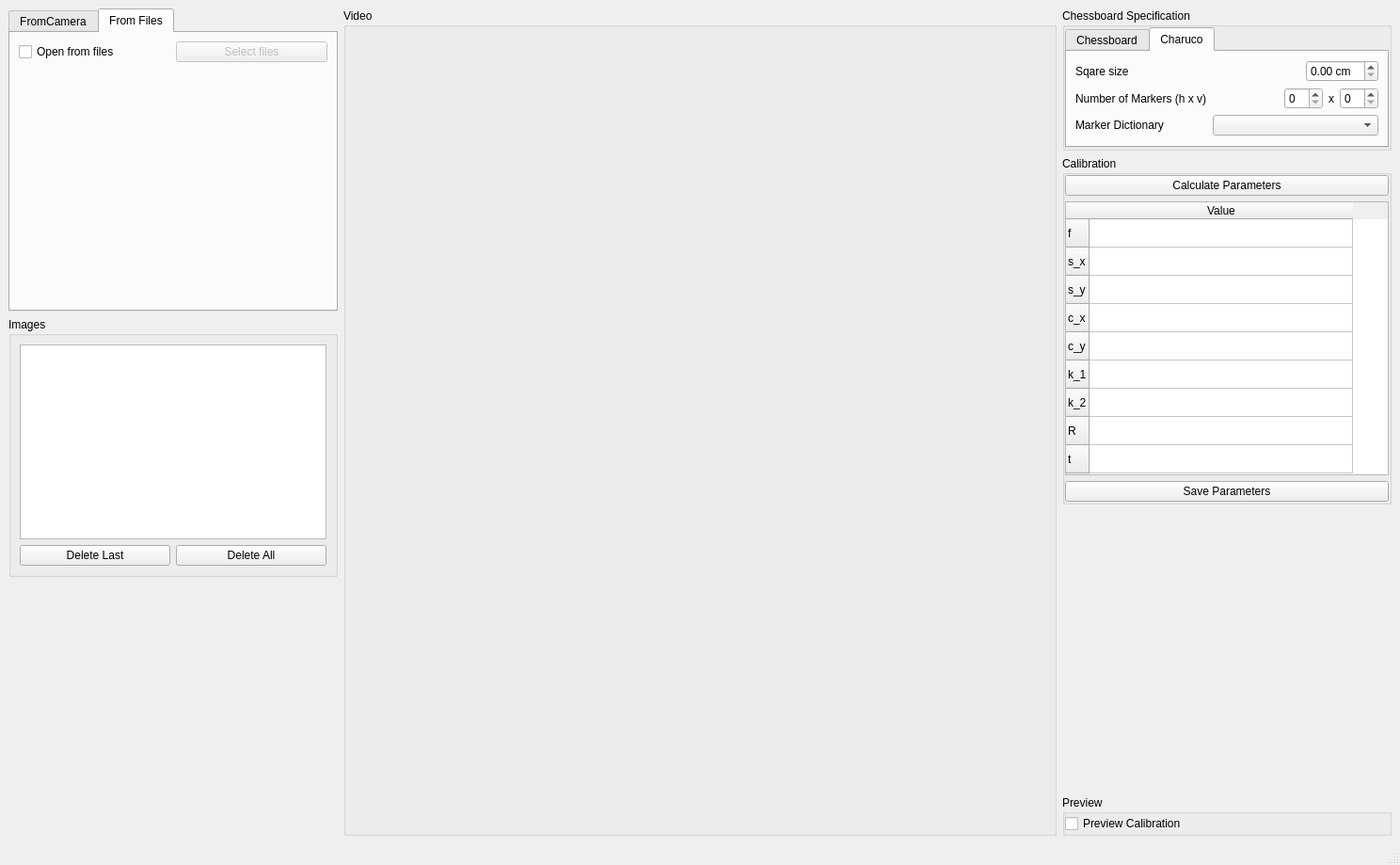
<?xml version="1.0" encoding="UTF-8"?>
<ui version="4.0">
 <class>MainWindow</class>
 <widget class="QMainWindow" name="MainWindow">
  <property name="geometry">
   <rect>
    <x>0</x>
    <y>0</y>
    <width>1488</width>
    <height>919</height>
   </rect>
  </property>
  <property name="windowTitle">
   <string>Camera Calibration Tool</string>
  </property>
  <property name="windowIcon">
   <iconset>
    <normaloff>../../srd_tools/camera_calibration_tool/data/camera_icon.svg</normaloff>../../srd_tools/camera_calibration_tool/data/camera_icon.svg</iconset>
  </property>
  <property name="autoFillBackground">
   <bool>false</bool>
  </property>
  <property name="styleSheet">
   <string notr="true"/>
  </property>
  <property name="tabShape">
   <enum>QTabWidget::Rounded</enum>
  </property>
  <property name="dockNestingEnabled">
   <bool>false</bool>
  </property>
  <widget class="QWidget" name="centralwidget">
   <layout class="QGridLayout" name="gridLayout">
    <item row="0" column="1">
     <layout class="QHBoxLayout" name="horizontalLayout_central">
      <property name="sizeConstraint">
       <enum>QLayout::SetDefaultConstraint</enum>
      </property>
      <item>
       <layout class="QVBoxLayout" name="verticalLayout_left">
        <item>
         <widget class="QTabWidget" name="tabWidget_source">
          <property name="maximumSize">
           <size>
            <width>350</width>
            <height>16777215</height>
           </size>
          </property>
          <property name="currentIndex">
           <number>1</number>
          </property>
          <widget class="QWidget" name="FromCameraTab">
           <attribute name="title">
            <string>FromCamera</string>
           </attribute>
           <layout class="QGridLayout" name="gridLayout_9">
            <item row="0" column="0">
             <layout class="QVBoxLayout" name="verticalLayout_capture">
              <item>
               <widget class="QGroupBox" name="groupBox_2">
                <property name="title">
                 <string>Camera</string>
                </property>
                <layout class="QGridLayout" name="gridLayout_2">
                 <property name="leftMargin">
                  <number>0</number>
                 </property>
                 <property name="topMargin">
                  <number>0</number>
                 </property>
                 <property name="rightMargin">
                  <number>0</number>
                 </property>
                 <property name="bottomMargin">
                  <number>0</number>
                 </property>
                 <property name="horizontalSpacing">
                  <number>6</number>
                 </property>
                 <property name="verticalSpacing">
                  <number>0</number>
                 </property>
                 <item row="0" column="0">
                  <widget class="QComboBox" name="comboBox_camera">
                   <property name="statusTip">
                    <string>Choose a camera</string>
                   </property>
                   <property name="whatsThis">
                    <string>hello</string>
                   </property>
                  </widget>
                 </item>
                 <item row="0" column="1">
                  <widget class="QPushButton" name="pushButton_camera_search">
                   <property name="sizePolicy">
                    <sizepolicy hsizetype="Fixed" vsizetype="Fixed">
                     <horstretch>0</horstretch>
                     <verstretch>0</verstretch>
                    </sizepolicy>
                   </property>
                   <property name="maximumSize">
                    <size>
                     <width>16777215</width>
                     <height>23</height>
                    </size>
                   </property>
                   <property name="statusTip">
                    <string>Refresh cameras</string>
                   </property>
                   <property name="text">
                    <string/>
                   </property>
                   <property name="icon">
                    <iconset>
                     <normaloff>../../srd_tools/camera_calibration_tool/data/refresh_icon.svg</normaloff>../../srd_tools/camera_calibration_tool/data/refresh_icon.svg</iconset>
                   </property>
                  </widget>
                 </item>
                </layout>
               </widget>
              </item>
              <item>
               <widget class="QGroupBox" name="groupBox_4">
                <property name="title">
                 <string>Save Images</string>
                </property>
                <layout class="QGridLayout" name="gridLayout_10">
                 <property name="leftMargin">
                  <number>0</number>
                 </property>
                 <property name="topMargin">
                  <number>0</number>
                 </property>
                 <property name="rightMargin">
                  <number>0</number>
                 </property>
                 <property name="bottomMargin">
                  <number>0</number>
                 </property>
                 <property name="horizontalSpacing">
                  <number>6</number>
                 </property>
                 <property name="verticalSpacing">
                  <number>0</number>
                 </property>
                 <item row="0" column="0" alignment="Qt::AlignHCenter">
                  <widget class="QCheckBox" name="checkBox_save_images">
                   <property name="maximumSize">
                    <size>
                     <width>23</width>
                     <height>23</height>
                    </size>
                   </property>
                   <property name="text">
                    <string/>
                   </property>
                  </widget>
                 </item>
                 <item row="0" column="2">
                  <widget class="QLineEdit" name="lineEdit_path">
                   <property name="enabled">
                    <bool>false</bool>
                   </property>
                   <property name="sizePolicy">
                    <sizepolicy hsizetype="Preferred" vsizetype="Fixed">
                     <horstretch>0</horstretch>
                     <verstretch>0</verstretch>
                    </sizepolicy>
                   </property>
                   <property name="minimumSize">
                    <size>
                     <width>200</width>
                     <height>0</height>
                    </size>
                   </property>
                   <property name="statusTip">
                    <string>Path to folder images will be saved to</string>
                   </property>
                   <property name="whatsThis">
                    <string>hello</string>
                   </property>
                  </widget>
                 </item>
                 <item row="0" column="3">
                  <widget class="QPushButton" name="pushButton_path_window">
                   <property name="sizePolicy">
                    <sizepolicy hsizetype="Fixed" vsizetype="Fixed">
                     <horstretch>0</horstretch>
                     <verstretch>0</verstretch>
                    </sizepolicy>
                   </property>
                   <property name="maximumSize">
                    <size>
                     <width>100</width>
                     <height>50</height>
                    </size>
                   </property>
                   <property name="statusTip">
                    <string>Open folder selection dialog</string>
                   </property>
                   <property name="text">
                    <string>Select path</string>
                   </property>
                   <property name="iconSize">
                    <size>
                     <width>0</width>
                     <height>0</height>
                    </size>
                   </property>
                  </widget>
                 </item>
                </layout>
               </widget>
              </item>
              <item>
               <widget class="QGroupBox" name="groupBox_5">
                <property name="title">
                 <string>Autotimer</string>
                </property>
                <layout class="QGridLayout" name="gridLayout_11">
                 <property name="leftMargin">
                  <number>0</number>
                 </property>
                 <property name="topMargin">
                  <number>0</number>
                 </property>
                 <property name="rightMargin">
                  <number>0</number>
                 </property>
                 <property name="bottomMargin">
                  <number>0</number>
                 </property>
                 <item row="2" column="0">
                  <widget class="QPushButton" name="pushButton_start_autotimer">
                   <property name="text">
                    <string>Start Auto Capture</string>
                   </property>
                  </widget>
                 </item>
                 <item row="1" column="0">
                  <widget class="QLabel" name="label_delay_seconds">
                   <property name="text">
                    <string>Delay:</string>
                   </property>
                  </widget>
                 </item>
                 <item row="0" column="0">
                  <widget class="QLabel" name="label_img_no">
                   <property name="text">
                    <string>Number of Images:</string>
                   </property>
                  </widget>
                 </item>
                 <item row="2" column="1">
                  <widget class="QProgressBar" name="progressBar_img_cnt">
                   <property name="maximumSize">
                    <size>
                     <width>100</width>
                     <height>16777215</height>
                    </size>
                   </property>
                   <property name="maximum">
                    <number>20</number>
                   </property>
                   <property name="value">
                    <number>0</number>
                   </property>
                   <property name="format">
                    <string>%v</string>
                   </property>
                  </widget>
                 </item>
                 <item row="1" column="1">
                  <widget class="QSpinBox" name="spinBox_delay_seconds">
                   <property name="maximumSize">
                    <size>
                     <width>100</width>
                     <height>16777215</height>
                    </size>
                   </property>
                   <property name="alignment">
                    <set>Qt::AlignRight|Qt::AlignTrailing|Qt::AlignVCenter</set>
                   </property>
                   <property name="buttonSymbols">
                    <enum>QAbstractSpinBox::UpDownArrows</enum>
                   </property>
                   <property name="suffix">
                    <string>s</string>
                   </property>
                   <property name="minimum">
                    <number>5</number>
                   </property>
                   <property name="maximum">
                    <number>60</number>
                   </property>
                   <property name="singleStep">
                    <number>5</number>
                   </property>
                  </widget>
                 </item>
                 <item row="0" column="1">
                  <widget class="QSpinBox" name="spinBox_img_no">
                   <property name="minimumSize">
                    <size>
                     <width>50</width>
                     <height>0</height>
                    </size>
                   </property>
                   <property name="maximumSize">
                    <size>
                     <width>100</width>
                     <height>16777215</height>
                    </size>
                   </property>
                   <property name="statusTip">
                    <string>Select number of images to take</string>
                   </property>
                   <property name="alignment">
                    <set>Qt::AlignRight|Qt::AlignTrailing|Qt::AlignVCenter</set>
                   </property>
                  </widget>
                 </item>
                </layout>
               </widget>
              </item>
              <item>
               <widget class="QGroupBox" name="groupBox_6">
                <property name="title">
                 <string>ManualCapture</string>
                </property>
                <layout class="QHBoxLayout" name="_2">
                 <item>
                  <widget class="QPushButton" name="pushButton_capture">
                   <property name="statusTip">
                    <string>Capture image (if &gt;Save Images&lt; is activated this will automatically save the image to the specified path)</string>
                   </property>
                   <property name="text">
                    <string>Capture</string>
                   </property>
                  </widget>
                 </item>
                </layout>
               </widget>
              </item>
             </layout>
            </item>
           </layout>
          </widget>
          <widget class="QWidget" name="FromFileTab">
           <attribute name="title">
            <string>From Files</string>
           </attribute>
           <layout class="QGridLayout" name="gridLayout_8">
            <item row="0" column="0">
             <layout class="QHBoxLayout" name="horizontalLayout">
              <property name="sizeConstraint">
               <enum>QLayout::SetMinimumSize</enum>
              </property>
              <item>
               <widget class="QCheckBox" name="checkBox_use_saved_images">
                <property name="statusTip">
                 <string>Open already taken images for the calibration</string>
                </property>
                <property name="text">
                 <string>Open from files</string>
                </property>
               </widget>
              </item>
              <item>
               <widget class="QPushButton" name="pushButton_select_images">
                <property name="enabled">
                 <bool>false</bool>
                </property>
                <property name="statusTip">
                 <string>Select image files for the calibration</string>
                </property>
                <property name="text">
                 <string>Select files</string>
                </property>
               </widget>
              </item>
             </layout>
            </item>
            <item row="1" column="0">
             <spacer name="verticalSpacer_2">
              <property name="orientation">
               <enum>Qt::Vertical</enum>
              </property>
              <property name="sizeHint" stdset="0">
               <size>
                <width>20</width>
                <height>40</height>
               </size>
              </property>
             </spacer>
            </item>
           </layout>
          </widget>
         </widget>
        </item>
        <item>
         <widget class="QGroupBox" name="groupBox_images">
          <property name="maximumSize">
           <size>
            <width>350</width>
            <height>16777215</height>
           </size>
          </property>
          <property name="title">
           <string>Images</string>
          </property>
          <layout class="QGridLayout" name="gridLayout_5">
           <item row="3" column="0">
            <widget class="QListWidget" name="listWidget_imgs">
             <property name="sizePolicy">
              <sizepolicy hsizetype="Expanding" vsizetype="Expanding">
               <horstretch>0</horstretch>
               <verstretch>0</verstretch>
              </sizepolicy>
             </property>
            </widget>
           </item>
           <item row="4" column="0">
            <layout class="QHBoxLayout" name="horizontalLayout_delete_buttons">
             <item>
              <widget class="QPushButton" name="pushButton_delete_last">
               <property name="text">
                <string>Delete Last</string>
               </property>
              </widget>
             </item>
             <item>
              <widget class="QPushButton" name="pushButton_delete_all">
               <property name="text">
                <string>Delete All</string>
               </property>
              </widget>
             </item>
            </layout>
           </item>
          </layout>
         </widget>
        </item>
        <item>
         <spacer name="verticalSpacer">
          <property name="orientation">
           <enum>Qt::Vertical</enum>
          </property>
          <property name="sizeHint" stdset="0">
           <size>
            <width>20</width>
            <height>40</height>
           </size>
          </property>
         </spacer>
        </item>
       </layout>
      </item>
      <item>
       <widget class="QGroupBox" name="groupBox_Video">
        <property name="statusTip">
         <string/>
        </property>
        <property name="title">
         <string>Video</string>
        </property>
        <layout class="QGridLayout" name="gridLayout_4">
         <item row="0" column="1">
          <widget class="QLabel" name="cameraView">
           <property name="sizePolicy">
            <sizepolicy hsizetype="Expanding" vsizetype="Preferred">
             <horstretch>0</horstretch>
             <verstretch>0</verstretch>
            </sizepolicy>
           </property>
           <property name="maximumSize">
            <size>
             <width>1280</width>
             <height>1280</height>
            </size>
           </property>
           <property name="text">
            <string/>
           </property>
          </widget>
         </item>
        </layout>
       </widget>
      </item>
      <item>
       <layout class="QVBoxLayout" name="verticalLayout_right">
        <item>
         <widget class="QGroupBox" name="groupBox_chessboard">
          <property name="sizePolicy">
           <sizepolicy hsizetype="Preferred" vsizetype="Fixed">
            <horstretch>0</horstretch>
            <verstretch>0</verstretch>
           </sizepolicy>
          </property>
          <property name="maximumSize">
           <size>
            <width>350</width>
            <height>16777215</height>
           </size>
          </property>
          <property name="title">
           <string>Chessboard Specification</string>
          </property>
          <layout class="QGridLayout" name="gridLayout_3">
           <property name="leftMargin">
            <number>0</number>
           </property>
           <property name="topMargin">
            <number>0</number>
           </property>
           <property name="rightMargin">
            <number>0</number>
           </property>
           <property name="bottomMargin">
            <number>0</number>
           </property>
           <item row="1" column="0">
            <layout class="QVBoxLayout" name="verticalLayout_chessboard"/>
           </item>
           <item row="0" column="0">
            <widget class="QTabWidget" name="tabWidget_calibration">
             <property name="currentIndex">
              <number>1</number>
             </property>
             <widget class="QWidget" name="tab_chessboard">
              <attribute name="title">
               <string>Chessboard</string>
              </attribute>
              <layout class="QGridLayout" name="gridLayout_12">
               <item row="0" column="0">
                <layout class="QGridLayout" name="gridLayout_chessboard">
                 <item row="1" column="3">
                  <layout class="QHBoxLayout" name="horizontalLayout_7">
                   <item>
                    <spacer name="horizontalSpacer_5">
                     <property name="orientation">
                      <enum>Qt::Horizontal</enum>
                     </property>
                     <property name="sizeHint" stdset="0">
                      <size>
                       <width>40</width>
                       <height>20</height>
                      </size>
                     </property>
                    </spacer>
                   </item>
                   <item>
                    <widget class="QDoubleSpinBox" name="doubleSpinBox_sqare_size">
                     <property name="suffix">
                      <string> cm</string>
                     </property>
                    </widget>
                   </item>
                  </layout>
                 </item>
                 <item row="1" column="0">
                  <widget class="QLabel" name="label_square_size">
                   <property name="text">
                    <string>Square Size:</string>
                   </property>
                  </widget>
                 </item>
                 <item row="2" column="0">
                  <widget class="QLabel" name="label_square_no">
                   <property name="text">
                    <string>Number of Squares (h x v):</string>
                   </property>
                  </widget>
                 </item>
                 <item row="2" column="3">
                  <layout class="QHBoxLayout" name="horizontalLayout_8">
                   <item>
                    <spacer name="horizontalSpacer_4">
                     <property name="orientation">
                      <enum>Qt::Horizontal</enum>
                     </property>
                     <property name="sizeHint" stdset="0">
                      <size>
                       <width>40</width>
                       <height>20</height>
                      </size>
                     </property>
                    </spacer>
                   </item>
                   <item>
                    <widget class="QSpinBox" name="spinBox_chessboard_no_squares_h"/>
                   </item>
                   <item>
                    <widget class="QLabel" name="label_x">
                     <property name="sizePolicy">
                      <sizepolicy hsizetype="Fixed" vsizetype="Fixed">
                       <horstretch>0</horstretch>
                       <verstretch>0</verstretch>
                      </sizepolicy>
                     </property>
                     <property name="text">
                      <string>x</string>
                     </property>
                    </widget>
                   </item>
                   <item>
                    <widget class="QSpinBox" name="spinBox_chessboard_no_squares_v"/>
                   </item>
                  </layout>
                 </item>
                </layout>
               </item>
              </layout>
             </widget>
             <widget class="QWidget" name="tab_charuco">
              <attribute name="title">
               <string>Charuco</string>
              </attribute>
              <layout class="QGridLayout" name="gridLayout_13">
               <item row="0" column="0">
                <widget class="QLabel" name="label">
                 <property name="text">
                  <string>Sqare size</string>
                 </property>
                </widget>
               </item>
               <item row="2" column="0">
                <widget class="QLabel" name="label_3">
                 <property name="text">
                  <string>Number of Markers (h x v)</string>
                 </property>
                </widget>
               </item>
               <item row="2" column="1">
                <layout class="QHBoxLayout" name="horizontalLayout_2">
                 <item>
                  <spacer name="horizontalSpacer">
                   <property name="orientation">
                    <enum>Qt::Horizontal</enum>
                   </property>
                   <property name="sizeHint" stdset="0">
                    <size>
                     <width>40</width>
                     <height>20</height>
                    </size>
                   </property>
                  </spacer>
                 </item>
                 <item>
                  <widget class="QSpinBox" name="spinBox_charuco_no_markers_h"/>
                 </item>
                 <item>
                  <widget class="QLabel" name="label_2">
                   <property name="text">
                    <string>x</string>
                   </property>
                  </widget>
                 </item>
                 <item>
                  <widget class="QSpinBox" name="spinBox_charuco_no_markers_v"/>
                 </item>
                </layout>
               </item>
               <item row="3" column="1">
                <widget class="QComboBox" name="comboBox_marker_dict">
                 <property name="currentText">
                  <string/>
                 </property>
                 <item>
                  <property name="text">
                   <string/>
                  </property>
                 </item>
                 <item>
                  <property name="text">
                   <string>DICT_4X4_50</string>
                  </property>
                 </item>
                 <item>
                  <property name="text">
                   <string>DICT_4X4_100</string>
                  </property>
                 </item>
                 <item>
                  <property name="text">
                   <string>DICT_4X4_250</string>
                  </property>
                 </item>
                 <item>
                  <property name="text">
                   <string>DICT_4X4_1000</string>
                  </property>
                 </item>
                 <item>
                  <property name="text">
                   <string>DICT_5X5_50</string>
                  </property>
                 </item>
                 <item>
                  <property name="text">
                   <string>DICT_5X5_100</string>
                  </property>
                 </item>
                 <item>
                  <property name="text">
                   <string>DICT_5X5_250</string>
                  </property>
                 </item>
                 <item>
                  <property name="text">
                   <string>DICT_5X5_1000</string>
                  </property>
                 </item>
                 <item>
                  <property name="text">
                   <string>DICT_6X6_50</string>
                  </property>
                 </item>
                 <item>
                  <property name="text">
                   <string>DICT_6X6_100</string>
                  </property>
                 </item>
                 <item>
                  <property name="text">
                   <string>DICT_6X6_250</string>
                  </property>
                 </item>
                 <item>
                  <property name="text">
                   <string>DICT_6X6_1000</string>
                  </property>
                 </item>
                 <item>
                  <property name="text">
                   <string>DICT_7X7_50</string>
                  </property>
                 </item>
                 <item>
                  <property name="text">
                   <string>DICT_7X7_100</string>
                  </property>
                 </item>
                 <item>
                  <property name="text">
                   <string>DICT_7X7_250</string>
                  </property>
                 </item>
                 <item>
                  <property name="text">
                   <string>DICT_7X7_1000</string>
                  </property>
                 </item>
                </widget>
               </item>
               <item row="3" column="0">
                <widget class="QLabel" name="label_4">
                 <property name="text">
                  <string>Marker Dictionary</string>
                 </property>
                </widget>
               </item>
               <item row="0" column="1">
                <layout class="QHBoxLayout" name="horizontalLayout_3">
                 <item>
                  <spacer name="horizontalSpacer_2">
                   <property name="orientation">
                    <enum>Qt::Horizontal</enum>
                   </property>
                   <property name="sizeHint" stdset="0">
                    <size>
                     <width>40</width>
                     <height>20</height>
                    </size>
                   </property>
                  </spacer>
                 </item>
                 <item>
                  <widget class="QDoubleSpinBox" name="doubleSpinBox_marker_size">
                   <property name="suffix">
                    <string> cm</string>
                   </property>
                  </widget>
                 </item>
                </layout>
               </item>
              </layout>
             </widget>
            </widget>
           </item>
          </layout>
         </widget>
        </item>
        <item>
         <widget class="QGroupBox" name="groupBox_calibration">
          <property name="maximumSize">
           <size>
            <width>350</width>
            <height>16777215</height>
           </size>
          </property>
          <property name="title">
           <string>Calibration</string>
          </property>
          <layout class="QGridLayout" name="gridLayout_7">
           <property name="leftMargin">
            <number>0</number>
           </property>
           <property name="topMargin">
            <number>0</number>
           </property>
           <property name="rightMargin">
            <number>0</number>
           </property>
           <property name="bottomMargin">
            <number>0</number>
           </property>
           <item row="0" column="0">
            <layout class="QVBoxLayout" name="verticalLayout_calibration">
             <item>
              <widget class="QPushButton" name="pushButton_determ_param">
               <property name="statusTip">
                <string>Calculate camera paramters from calibration images</string>
               </property>
               <property name="text">
                <string>Calculate Parameters</string>
               </property>
              </widget>
             </item>
             <item>
              <widget class="QTableWidget" name="tableWidget_parameters">
               <property name="sizePolicy">
                <sizepolicy hsizetype="Expanding" vsizetype="Fixed">
                 <horstretch>0</horstretch>
                 <verstretch>0</verstretch>
                </sizepolicy>
               </property>
               <property name="minimumSize">
                <size>
                 <width>0</width>
                 <height>291</height>
                </size>
               </property>
               <property name="accessibleDescription">
                <string>hello</string>
               </property>
               <property name="selectionMode">
                <enum>QAbstractItemView::SingleSelection</enum>
               </property>
               <property name="gridStyle">
                <enum>Qt::SolidLine</enum>
               </property>
               <attribute name="horizontalHeaderCascadingSectionResizes">
                <bool>false</bool>
               </attribute>
               <attribute name="horizontalHeaderDefaultSectionSize">
                <number>280</number>
               </attribute>
               <attribute name="horizontalHeaderStretchLastSection">
                <bool>false</bool>
               </attribute>
               <row>
                <property name="text">
                 <string>f</string>
                </property>
               </row>
               <row>
                <property name="text">
                 <string>s_x</string>
                </property>
               </row>
               <row>
                <property name="text">
                 <string>s_y</string>
                </property>
               </row>
               <row>
                <property name="text">
                 <string>c_x</string>
                </property>
               </row>
               <row>
                <property name="text">
                 <string>c_y</string>
                </property>
               </row>
               <row>
                <property name="text">
                 <string>k_1</string>
                </property>
               </row>
               <row>
                <property name="text">
                 <string>k_2</string>
                </property>
               </row>
               <row>
                <property name="text">
                 <string>R</string>
                </property>
               </row>
               <row>
                <property name="text">
                 <string>t</string>
                </property>
               </row>
               <column>
                <property name="text">
                 <string>Value</string>
                </property>
               </column>
               <item row="0" column="0">
                <property name="text">
                 <string/>
                </property>
                <property name="flags">
                 <set>ItemIsSelectable|ItemIsDragEnabled|ItemIsDropEnabled|ItemIsUserCheckable|ItemIsEnabled</set>
                </property>
               </item>
               <item row="1" column="0">
                <property name="text">
                 <string/>
                </property>
                <property name="flags">
                 <set>ItemIsSelectable|ItemIsDragEnabled|ItemIsDropEnabled|ItemIsUserCheckable|ItemIsEnabled</set>
                </property>
               </item>
               <item row="2" column="0">
                <property name="text">
                 <string/>
                </property>
                <property name="flags">
                 <set>ItemIsSelectable|ItemIsDragEnabled|ItemIsDropEnabled|ItemIsUserCheckable|ItemIsEnabled</set>
                </property>
               </item>
               <item row="3" column="0">
                <property name="text">
                 <string/>
                </property>
                <property name="flags">
                 <set>ItemIsSelectable|ItemIsDragEnabled|ItemIsDropEnabled|ItemIsUserCheckable|ItemIsEnabled</set>
                </property>
               </item>
               <item row="4" column="0">
                <property name="text">
                 <string/>
                </property>
                <property name="flags">
                 <set>ItemIsSelectable|ItemIsDragEnabled|ItemIsDropEnabled|ItemIsUserCheckable|ItemIsEnabled</set>
                </property>
               </item>
               <item row="5" column="0">
                <property name="text">
                 <string/>
                </property>
                <property name="flags">
                 <set>ItemIsSelectable|ItemIsDragEnabled|ItemIsDropEnabled|ItemIsUserCheckable|ItemIsEnabled</set>
                </property>
               </item>
               <item row="6" column="0">
                <property name="text">
                 <string/>
                </property>
                <property name="flags">
                 <set>ItemIsSelectable|ItemIsDragEnabled|ItemIsDropEnabled|ItemIsUserCheckable|ItemIsEnabled</set>
                </property>
               </item>
               <item row="7" column="0">
                <property name="text">
                 <string/>
                </property>
                <property name="flags">
                 <set>ItemIsSelectable|ItemIsDragEnabled|ItemIsDropEnabled|ItemIsUserCheckable|ItemIsEnabled</set>
                </property>
               </item>
               <item row="8" column="0">
                <property name="flags">
                 <set>ItemIsSelectable|ItemIsDragEnabled|ItemIsDropEnabled|ItemIsUserCheckable|ItemIsEnabled</set>
                </property>
               </item>
              </widget>
             </item>
             <item>
              <widget class="QPushButton" name="pushButton_save_param">
               <property name="statusTip">
                <string>Save camera parameters as a .yaml file.</string>
               </property>
               <property name="text">
                <string>Save Parameters</string>
               </property>
               <property name="icon">
                <iconset>
                 <normaloff>../../srd_tools/camera_calibration_tool/data/save_icon.svg</normaloff>../../srd_tools/camera_calibration_tool/data/save_icon.svg</iconset>
               </property>
              </widget>
             </item>
            </layout>
           </item>
          </layout>
         </widget>
        </item>
        <item>
         <spacer name="verticalSpacer_bottom">
          <property name="orientation">
           <enum>Qt::Vertical</enum>
          </property>
          <property name="sizeHint" stdset="0">
           <size>
            <width>20</width>
            <height>40</height>
           </size>
          </property>
         </spacer>
        </item>
        <item>
         <widget class="QGroupBox" name="groupBox_preview">
          <property name="sizePolicy">
           <sizepolicy hsizetype="Preferred" vsizetype="Fixed">
            <horstretch>0</horstretch>
            <verstretch>0</verstretch>
           </sizepolicy>
          </property>
          <property name="maximumSize">
           <size>
            <width>350</width>
            <height>16777215</height>
           </size>
          </property>
          <property name="title">
           <string>Preview</string>
          </property>
          <layout class="QGridLayout" name="gridLayout_6">
           <property name="leftMargin">
            <number>0</number>
           </property>
           <property name="topMargin">
            <number>0</number>
           </property>
           <property name="rightMargin">
            <number>0</number>
           </property>
           <property name="bottomMargin">
            <number>0</number>
           </property>
           <item row="0" column="0">
            <widget class="QCheckBox" name="checkBox_preview_calibration">
             <property name="sizePolicy">
              <sizepolicy hsizetype="Preferred" vsizetype="Fixed">
               <horstretch>0</horstretch>
               <verstretch>0</verstretch>
              </sizepolicy>
             </property>
             <property name="statusTip">
              <string>Preview calibrated camera image</string>
             </property>
             <property name="text">
              <string>Preview Calibration</string>
             </property>
            </widget>
           </item>
          </layout>
         </widget>
        </item>
       </layout>
      </item>
     </layout>
    </item>
   </layout>
  </widget>
  <widget class="QStatusBar" name="statusbar"/>
 </widget>
 <resources/>
 <connections/>
</ui>
